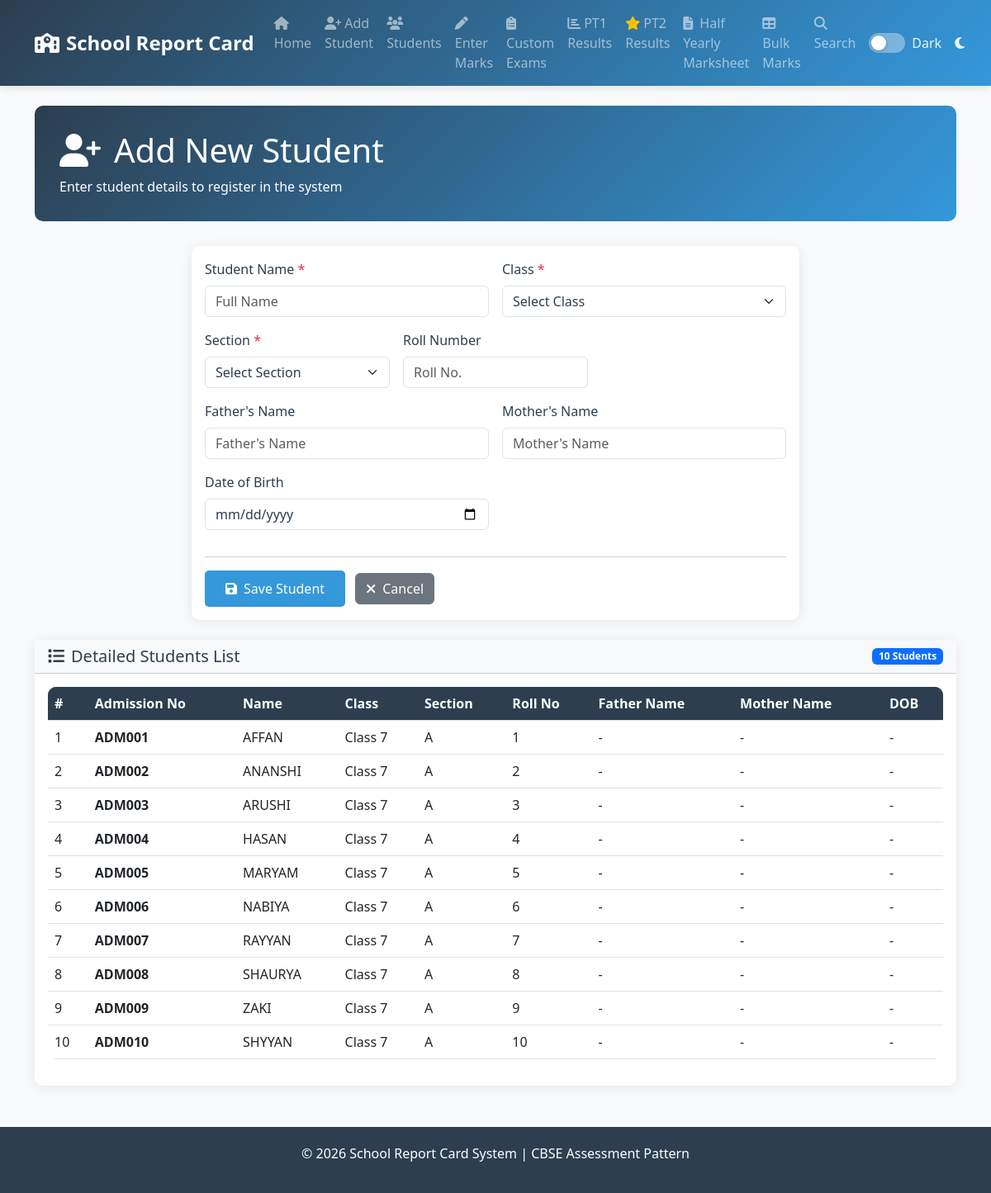
The page /add-student on the database its author committed.
### tables this page shows
CREATE TABLE students (
            id INTEGER PRIMARY KEY AUTOINCREMENT,
            admission_no TEXT UNIQUE NOT NULL,
            name TEXT NOT NULL,
            class_name TEXT NOT NULL,
            section TEXT NOT NULL,
            roll_no INTEGER,
            father_name TEXT,
            mother_name TEXT,
            dob TEXT,
            term TEXT DEFAULT '2024-25',
            created_at TIMESTAMP DEFAULT CURRENT_TIMESTAMP
        );

### app.py (the view, shortened to what this page needs)
@app.route('/add-student', methods=['GET', 'POST'])
def add_student():
    conn = get_db()
    cursor = conn.cursor()
    cursor.execute('SELECT * FROM students ORDER BY class_name, section, roll_no, name')
    students_list = cursor.fetchall()
    conn.close()
    return render_template('add_student.html', students=students_list)

### app.py (called while the page is built)
def get_db():
    conn = sqlite3.connect(DATABASE)
    conn.row_factory = sqlite3.Row
    return conn

### templates/add_student.html (shortened to what this page needs)
{% extends "base.html" %}
{% block content %}
<div class="fade-in">
    <div class="page-header">
        <h1><i class="fas fa-user-plus me-3"></i>Add New Student</h1>
        <p class="mb-0">Enter student details to register in the system</p>
    </div>
    <div class="row">
        <div class="col-md-8 mx-auto mb-4">
            <div class="card">
                <div class="card-body">
                    <form method="POST" action="{{ url_for('add_student') }}">
                        <div class="row g-3">
                            <div class="col-md-6">
                                <label for="name" class="form-label">Student Name <span class="text-danger">*</span></label>
                                <input type="text" class="form-control" id="name" name="name" required placeholder="Full Name">
                            </div>
                            <div class="col-md-6">
                                <label for="class_name" class="form-label">Class <span class="text-danger">*</span></label>
                                <select class="form-select" id="class_name" name="class_name" required>
                                    <option value="">Select Class</option>
                                </select>
                            </div>
                            <div class="col-md-4">
                                <label for="section" class="form-label">Section <span class="text-danger">*</span></label>
                                <select class="form-select" id="section" name="section" required>
                                    <option value="">Select Section</option>
                                </select>
                            </div>
                            <div class="col-md-4">
                                <label for="roll_no" class="form-label">Roll Number</label>
                                <input type="number" class="form-control" id="roll_no" name="roll_no" placeholder="Roll No.">
                            </div>
                            <div class="col-md-6">
                                <label for="father_name" class="form-label">Father's Name</label>
                                <input type="text" class="form-control" id="father_name" name="father_name" placeholder="Father's Name">
                            </div>
                            <div class="col-md-6">
                                <label for="mother_name" class="form-label">Mother's Name</label>
                                <input type="text" class="form-control" id="mother_name" name="mother_name" placeholder="Mother's Name">
                            </div>
                            <div class="col-md-6">
                                <label for="dob" class="form-label">Date of Birth</label>
                                <input type="date" class="form-control" id="dob" name="dob">
                            </div>
                            <div class="col-12">
                                <hr>
                                <button type="submit" class="btn btn-primary">
                                    <i class="fas fa-save me-2"></i>Save Student
                                </button>
                                <a href="{{ url_for('students') }}" class="btn btn-secondary ms-2">
                                    <i class="fas fa-times me-2"></i>Cancel
                                </a>
                            </div>
                        </div>
                    </form>
                </div>
            </div>
        </div>
        <div class="col-12">
            <div class="card">
                <div class="card-header bg-light d-flex justify-content-between align-items-center">
                    <h5 class="mb-0"><i class="fas fa-list me-2"></i>Detailed Students List</h5>
                    <span class="badge bg-primary">{{ students|length }} Students</span>
                </div>
                <div class="card-body">
                    {% if students %}
                    <div class="table-responsive">
                        <table class="table table-hover align-middle">
                            <thead class="table-dark">
                                <tr>
                                    <th>#</th>
                                    <th>Admission No</th>
                                    <th>Name</th>
                                    <th>Class</th>
                                    <th>Section</th>
                                    <th>Roll No</th>
                                    <th>Father Name</th>
                                    <th>Mother Name</th>
                                    <th>DOB</th>
                                </tr>
                            </thead>
                            <tbody>
                                {% for student in students %}
                                <tr>
                                    <td>{{ loop.index }}</td>
                                    <td><strong>{{ student.admission_no }}</strong></td>
                                    <td>{{ student.name }}</td>
                                    <td>Class {{ student.class_name }}</td>
                                    <td>{{ student.section }}</td>
                                    <td>{{ student.roll_no if student.roll_no else '-' }}</td>
                                    <td>{{ student.father_name if student.father_name else '-' }}</td>
                                    <td>{{ student.mother_name if student.mother_name else '-' }}</td>
                                    <td>{{ student.dob if student.dob else '-' }}</td>
                                </tr>
                                {% endfor %}
                            </tbody>
                        </table>
                    </div>
                    {% else %}
                    <div class="text-center py-4">
                        <i class="fas fa-users fa-2x text-muted mb-2"></i>
                        <p class="mb-0 text-muted">No students found yet.</p>
                    </div>
                    {% endif %}
                </div>
            </div>
        </div>
    </div>
</div>
{% endblock %}

### templates/base.html (style rules this page uses)
:root { --primary-color: #2c3e50; --secondary-color: #3498db; --success-color: #27ae60; --warning-color: #f39c12; --danger-color: #e74c3c; --light-bg: #ecf0f1; --text-color: #2c3e50; --bg-color: #f8f9fa; --card-bg: #ffffff; --navbar-bg: linear-gradient(135deg, var(--primary-color), var(--secondary-color)); --border-color: #dee2e6; }
body { font-family: 'Segoe UI', Tahoma, Geneva, Verdana, sans-serif; background-color: var(--bg-color); color: var(--text-color); transition: background-color 0.3s, color 0.3s; }
.card { border: none; border-radius: 10px; box-shadow: 0 2px 15px rgba(0,0,0,0.08); transition: transform 0.3s; background-color: var(--card-bg); color: var(--text-color); }
.form-control, .form-select { background-color: var(--card-bg); color: var(--text-color); border-color: var(--border-color); }
.table { color: var(--text-color); }
.table th { background-color: var(--primary-color); color: white; border-color: var(--border-color); }
.table td { border-color: var(--border-color); }
.page-header { background: linear-gradient(135deg, var(--primary-color), var(--secondary-color)); color: white; padding: 30px; border-radius: 10px; margin-bottom: 30px; }
.btn-primary { background: var(--secondary-color); border: none; padding: 10px 25px; border-radius: 5px; transition: all 0.3s; }
.table { border-radius: 10px; overflow: hidden; }
.table thead { background: var(--primary-color); color: white; }
.fade-in { animation: fadeIn 0.5s; }

### rows shown on the page
students: admission_no "ADM001", name "AFFAN", class_name "7", section "A", roll_no "1", father_name "-", mother_name "-", dob "-"
students: admission_no "ADM002", name "ANANSHI", class_name "7", section "A", roll_no "2", father_name "-", mother_name "-", dob "-"
students: admission_no "ADM003", name "ARUSHI", class_name "7", section "A", roll_no "3", father_name "-", mother_name "-", dob "-"
students: admission_no "ADM004", name "HASAN", class_name "7", section "A", roll_no "4", father_name "-", mother_name "-", dob "-"
students: admission_no "ADM005", name "MARYAM", class_name "7", section "A", roll_no "5", father_name "-", mother_name "-", dob "-"
students: admission_no "ADM006", name "NABIYA", class_name "7", section "A", roll_no "6", father_name "-", mother_name "-", dob "-"
students: admission_no "ADM007", name "RAYYAN", class_name "7", section "A", roll_no "7", father_name "-", mother_name "-", dob "-"
students: admission_no "ADM008", name "SHAURYA", class_name "7", section "A", roll_no "8", father_name "-", mother_name "-", dob "-"
students: admission_no "ADM009", name "ZAKI", class_name "7", section "A", roll_no "9", father_name "-", mother_name "-", dob "-"
students: admission_no "ADM010", name "SHYYAN", class_name "7", section "A", roll_no "10", father_name "-", mother_name "-", dob "-"

### other values the page prints
{{ students|length }} "10"
